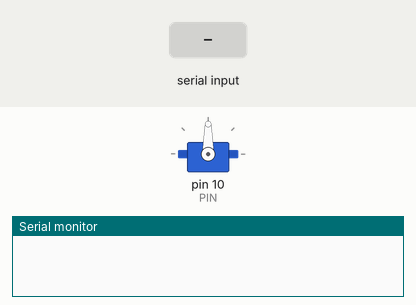
Simulated run of this sketch. Board: Arduino Uno, built with avr-gcc and run on an emulated ATmega328P. Shown: servo, the last lines printed to the serial monitor. The test bench sets the inputs (shaded band). Random numbers use the default seed unless the sketch sets one.

Above: at 2.2 s.
2.3 s: "a\n" received over Serial
At 3.82 s:
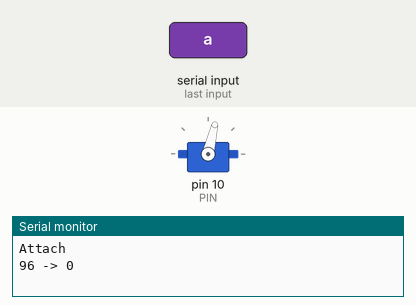
11.3 s: "s\n" received over Serial
At 11.53 s:
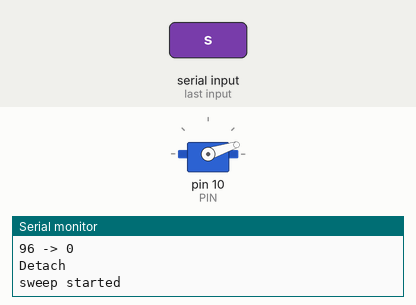
At 12.13 s:
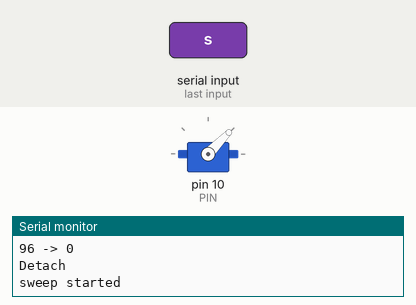
14.3 s: "t90\n" received over Serial
17.3 s: "s\n" received over Serial
20.3 s: "a90\n" received over Serial
Timing chart, 0 to 23.3 s (numbered marks = the images above; inputs shaded):
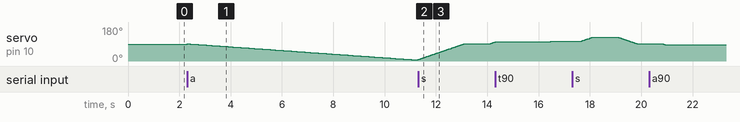

Measured:
- after the input at 11.3 s, servo on pin 10 (PIN): moves from 7° to 100° over 3.0 s, starting at once

The sketch:

CatLaser.ino
```cpp
// (licence header left out)
#include <Servo.h>

// servo and connection data
#define PIN 10
#define SERIAL_BAUD 9600
#define MINMS 620
#define MAXMS 2250

// angle range and presets
#define A_HARDMAX 180
#define A_HARDMIN 0
#define A_SOFTMAX 135
#define A_SOFTMID 95
#define A_SOFTMIN 25
#define A_RESET 96

// speed range and presets
#define T_HARDMAX 100
#define T_HARDMIN 1
#define T_SOFTMAX 30
#define T_SOFTMID 10
#define T_SOFTMIN 3
#define T_CMDCHECK 1000

// sweep settings
#define S_DELAY 2
#define S_PAUSE 20000
#define S_INC 1
#define S_DEC (-1*S_INC)

// random settings
#define R_DELAY 1
#define R_PAUSEMIN 100
#define R_PAUSEMAX 3000
#define R_INCMIN 1
#define R_INCMAX 5
#define R_AMAX 160
#define R_AMIN 15

// actions
#define ACTION_NONE 0
#define ACTION_SWEEP 1
#define ACTION_RANDOM 2

// globals
Servo myservo;
String cmdString = "";
int pos=A_RESET, newpos=A_RESET;
int delayval = T_SOFTMID;
int action = ACTION_NONE;
int sweepval = S_INC;
long sweepstop[3] = {1000, 1000, 1000};

void setup()
{
  Serial.begin(SERIAL_BAUD);
  myservo.attach(PIN);
  delay(1000);
  myservo.detach();
}

bool isNumber(String val)
{
  int i;
  for(i = 0; i < val.length(); i++)
    if(!isDigit(val.charAt(i)))
      return false;
  return true;
}

int a_to_ms(unsigned long a)
{
  return ((a*(MAXMS-MINMS))/A_HARDMAX)+MINMS;
}

void runCommand()
{
  char cmd = cmdString.charAt(0);
  String data = cmdString.substring(1);
  int temp;

  switch(cmd) {
    case 'a':
      if((data == "min")||(data == "left"))
        temp = A_SOFTMIN;
      else if((data == "max")||(data == "right"))
        temp = A_SOFTMAX;
      else if((data == "mid")||(data == "center"))
        temp = A_SOFTMID;
      else if(isNumber(data))
        temp = data.toInt();
      else
      {
        Serial.print("Malformed command: ");
        Serial.println(cmdString);
        break;
      }

      if((temp >= A_HARDMIN)&&(temp <= A_HARDMAX))
      {
        action = ACTION_NONE;
        newpos = temp;
        if(!myservo.attached())
        {
          Serial.println("Attach");
          myservo.attach(PIN);
        }
      }
      else
      {
        Serial.print(temp);
        Serial.println("deg out of range");
      }
      break;
    case 't':
      if(data == "slow")
        temp = T_SOFTMAX;
      else if(data == "fast")
        temp = T_SOFTMIN;
      else if(data == "norm")
        temp = T_SOFTMID;
      else if(isNumber(data))
        temp = data.toInt();
      else
      {
        Serial.print("Malformed command: ");
        Serial.println(cmdString);
        break;
      }

      if((temp >= T_HARDMIN)&&(temp <= T_HARDMAX))
      {
        delayval = temp;
        Serial.print("New delayval: ");
        Serial.println(delayval);
      }
      else
      {
        Serial.print(temp);
        Serial.println("ms out of range");
      }
      break;
    case 'i':
      Serial.print("Angle: ");
      Serial.println(pos);
      Serial.print("Delay: ");
      Serial.println(delayval);
      break;
    case 'r':
      if(cmdString == "r")
      {
        action = ACTION_RANDOM;
        Serial.println("random started");
        myservo.attach(PIN);
        delayval = R_DELAY;
        newpos = A_SOFTMIN;
      }
      else
      {
        Serial.print("Malformed command: ");
        Serial.println(cmdString);
      }
      break;
    case 's':
      if(cmdString == "s")
      {
        action = ACTION_SWEEP;
        Serial.println("sweep started");
        myservo.attach(PIN);
        delayval = S_DELAY;
        if(pos >= A_SOFTMAX)
        {
          newpos = A_SOFTMAX-1;
          sweepval = S_DEC;
        }
        else if(pos <= A_SOFTMIN)
        {
          newpos = A_SOFTMIN+1;
          sweepval = S_INC;
        }
        else if(pos == A_SOFTMID)
        {
          newpos += sweepval;
        }
      }
      else
      {
        Serial.print("Malformed command: ");
        Serial.println(cmdString);
      }
      break;
    default:
      Serial.print("Unknown command: ");
      Serial.println(cmdString);
  }
  cmdString = "";
}

void checkForCommand()
{
  // assemble command char by char from serial
  while (Serial.available() > 0)
  {
    char c = Serial.read();
    if((c == '=')||(c == '\n'))
    {
      runCommand();
    }
    else
    {
      cmdString += c;
    }
  }
}

void runSweep()
{
  if((pos >= A_SOFTMAX)||(pos <= A_SOFTMIN)||(pos == A_SOFTMID))
  {
    long sweepdelay;
    if(pos >= A_SOFTMAX)
    {
      sweepval *= -1;
      sweepdelay = sweepstop[2]; // right view time
    }
    else if(pos <= A_SOFTMIN)
    {
      sweepval *= -1;
      sweepdelay = sweepstop[0]; // left view time
    }
    else
    {
      sweepdelay = sweepstop[1]; // center view time
    }
    if(sweepdelay > 0)
    {
      myservo.detach();
      for(int i = 0; i < sweepdelay; i += T_CMDCHECK)
      {
        checkForCommand();
        if(action == ACTION_SWEEP)
        {
          delay(T_CMDCHECK);
        }
      }
      if(action == ACTION_SWEEP)
      {
        myservo.attach(PIN);
      }
    }
  }
  if(action == ACTION_SWEEP)
  {
    newpos += sweepval;
  }
}

void runRandom()
{
  int rdelay = random(R_PAUSEMIN, R_PAUSEMAX);
  if(rdelay > 0)
  {
    myservo.detach();
    for(int i = 0; i < rdelay; i += T_CMDCHECK)
    {
      checkForCommand();
      if(action == ACTION_RANDOM)
      {
        delay(T_CMDCHECK);
      }
    }
    if(action == ACTION_RANDOM)
    {
      myservo.attach(PIN);
    }
  }
  delayval = random(R_INCMIN, R_INCMAX);
  newpos = random(R_AMIN, R_AMAX);
}

void loop()
{
  if(action == ACTION_SWEEP)
  {
    runSweep();
  }
  else if(action == ACTION_RANDOM)
  {
    runRandom();
  }

  checkForCommand();

  if ((newpos != pos) && myservo.attached()) {
      int newval = a_to_ms(newpos);
      int val = a_to_ms(pos);
      if(action == ACTION_NONE)
      {
        Serial.print(pos);Serial.print(" -> ");Serial.println(newpos);
      }
      for(; newval < val; val--)
      {
        myservo.writeMicroseconds(val);
        delay(delayval);
      }
      for(; newval > val; val++)
      {
        myservo.writeMicroseconds(val);
        delay(delayval);
      }
      pos = newpos;
      if(action == ACTION_NONE)
      {
        Serial.println("Detach");
        myservo.detach();
      }
  }
}
```
